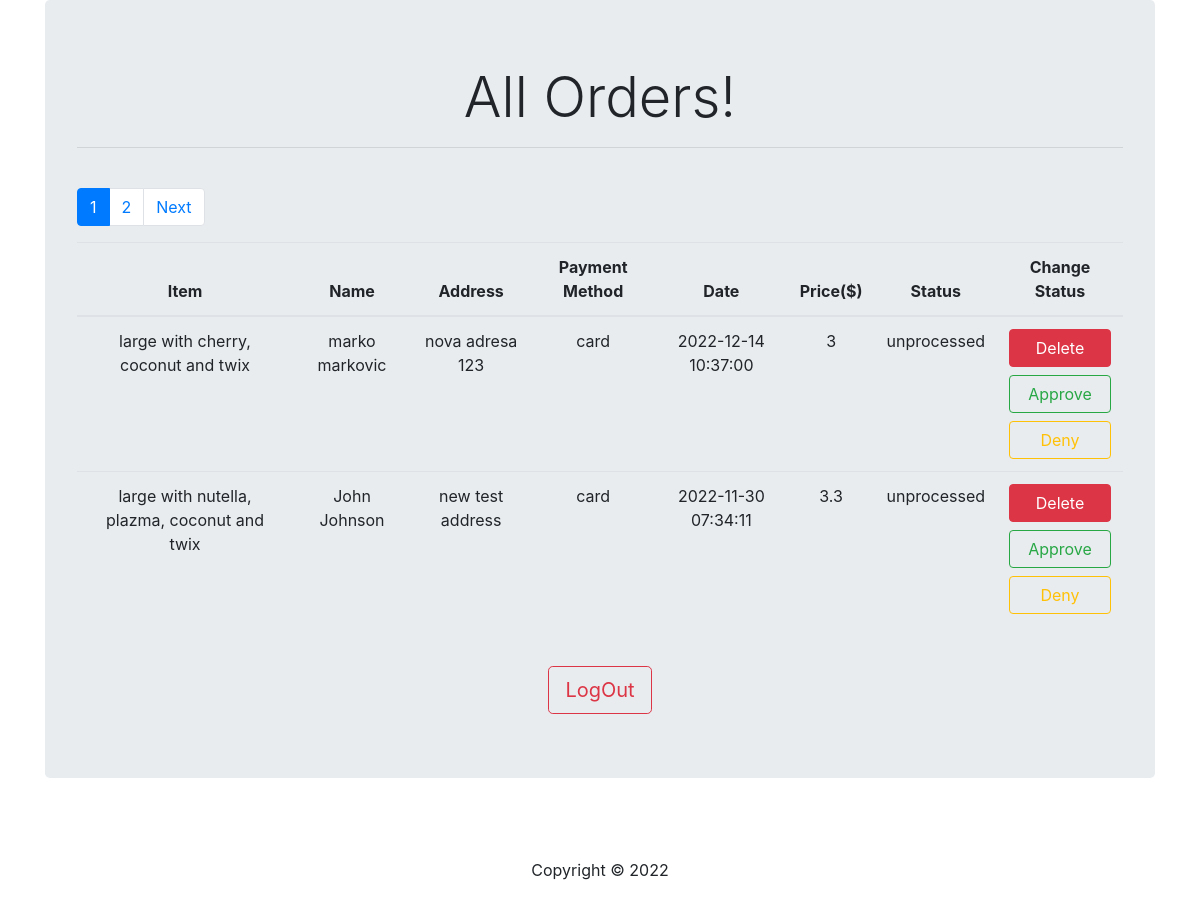
Screenshot of /orders_list.php (signed in) with the database file from the repository.
### tables this page shows
CREATE TABLE IF NOT EXISTS `orders` (
  `id` int(11) NOT NULL AUTO_INCREMENT,
  `idB` int(11) NOT NULL,
  `item` varchar(100) NOT NULL,
  `address` varchar(45) NOT NULL,
  `payment_method` varchar(45) NOT NULL,
  `price` float NOT NULL,
  `status` varchar(45) NOT NULL DEFAULT 'unprocessed',
  `date` timestamp NOT NULL DEFAULT CURRENT_TIMESTAMP,
  PRIMARY KEY (`id`),
  KEY `buyer` (`idB`)
);

### includes/database.php (called while the page is built, shortened)
<?php
class Database{
    public function __construct($host = DB_HOST, $user = DB_USER, $password = DB_PASS, $base = DB_NAME){
        try{
            $this->conn = new PDO("mysql:host=$host;dbname=$base",$user,$password);
        }catch (PDOException $ex){
            echo "Connection failed: " . $ex->getMessage();
        }
    }
}
?>

### includes/order.php (the view, shortened to what this page needs)
<?php
class Order {
    public $database;
    public function __construct($data_base){
        $this->database = $data_base;
    }
    public function get_all_orders(){
        $sql_query = "SELECT orders.id,orders.item,orders.address,orders.payment_method,orders.price,orders.status,orders.date,CONCAT(users.firstname,' ',users.lastname) AS name FROM orders INNER JOIN users ON orders.idb=users.idb ORDER BY date DESC ;";
        $stmt = $this->database->conn->prepare($sql_query);
        $stmt->execute();
        $row = $stmt->fetchAll();
        return $row;
    }
    public function get_all_with_pagination()
    {
        $total_entries = count($this->get_all_orders());
        $perPage = 2;
        if (isset($_GET['page'])) {
            $page = preg_replace('/[^0-9]/', '', $_GET['page']);
        } else {
            $page = 1;
        }
        if($total_entries!==0) {
            $lastPage = ceil($total_entries / $perPage);
            $middleNumbers = '';
            $sub1 = $page - 1;
            $add1 = $page + 1;
            if ($page == 1) {
                $middleNumbers .= '<li class="page-item active"><a class="page-link">' . $page . '</a></li>';
                $middleNumbers .= '<li class="page-item"><a class="page-link" href="' . $_SERVER['PHP_SELF'] . '?page=' . $add1 . '">' . $add1 . '</a></li>';
            } elseif ($page == $lastPage) {
                $middleNumbers .= '<li class="page-item"><a class="page-link" href="' . $_SERVER['PHP_SELF'] . '?page=' . $sub1 . '">' . $sub1 . '</a></li>';
                $middleNumbers .= '<li class="page-item active"><a class="page-link">' . $page . '</a></li>';
            }
            $outputPagination = '';
                $outputPagination .= $middleNumbers;
                if ($page != $lastPage) {
                    $next = $page + 1;
                    $outputPagination .= '<li class="page-item"><a class="page-link" href="' . $_SERVER['PHP_SELF'] . '?page=' . $next . '">Next</a></li>';
                }
            echo "<div class='text-center' style='clear: both'><ul class='pagination'>{$outputPagination}</ul></div>";
            $limit = 'LIMIT ' . ($page - 1) * $perPage . ',' . $perPage;
            try {
                $sql_query = "SELECT orders.id, orders.item,orders.address,orders.payment_method,orders.price,orders.status,orders.date,CONCAT(users.firstname,' ',users.lastname) AS name FROM orders INNER JOIN users ON orders.idb=users.idb ORDER BY date DESC {$limit}";
                $stmt = $this->database->conn->prepare($sql_query);
                $stmt->execute();
                if ($total_entries !== 0) {
                    while ($row = $stmt->fetch()) {
                        $table = <<<DELIMITER
                    <tr>
                        <td>{$row->item}</td>
                        <td>{$row->name}</td>
                        <td>{$row->address}</td>
                        <td>{$row->payment_method}</td>
                        <td>{$row->date}</td>
                        <td>{$row->price}</td>
                        <td>{$row->status}</td>
                        <td><a href="orders_list.php?delete_id={$row->id}"  class="btn btn-danger btn-block" name="register" onClick="return confirm('Are you sure you want to delete?')">Delete</a> <a href="orders_list.php?approve_id={$row->id}"  class="btn btn-outline-success btn-block" name="register" onClick="return confirm('Are you sure you want to approve?')">Approve</a> <a href="orders_list.php?deny_id={$row->id}"  class="btn btn-outline-warning btn-block" name="register" onClick="return confirm('Are you sure you want to deny?')">Deny</a></td>
                    </tr>
                    DELIMITER;
                        echo $table;
                    }
                }
            } catch (PDOException $e) {
                echo "Error: " . $e->getMessage();
            }
            }
    }
}
?>

### includes/header.php (shortened to what this page needs)
<!doctype html>
<html lang="en">
<head>
    <link rel="stylesheet" href="https://stackpath.bootstrapcdn.com/bootstrap/4.1.1/css/bootstrap.min.css"
>
    <link rel="stylesheet" type="text/css" href="css/style.css">
</head>
<body>

### orders_list.php (shortened to what this page needs)
<?php
require_once ('includes/header.php');
$orders = new Order($database);
?>
<div class="container">
    <div class="jumbotron text-center">
        <h1 class="display-4">All Orders!</h1>
        <hr>
        <br>
        <table class="table">
            <thead>
            <tr>
                <th>Item</th>
                <th>Name</th>
                <th>Address</th>
                <th>Payment Method</th>
                <th>Date</th>
                <th>Price($)</th>
                <th>Status</th>
                <th>Change Status</th>
            </tr>
            </thead>
            <tbody>
                    <tr>
                        <?php $orders->get_all_with_pagination(); ?>
                    </tr>
            </tbody>
        </table>
        <br>
        <a href="logout.php" class="btn btn-outline-danger btn-lg" onclick="return confirm('Are you sure you want to log out?');">LogOut</a>
    </div>
    <br>
</div>
<?php require_once ('includes/footer.php');?>

### includes/footer.php (shortened to what this page needs)
<footer id="main-footer" class="text-center p-4">
    <div class="container">
        <div class="row">
            <div class="col">
                <p>Copyright &copy;
                    <span id="year"></span></p>
            </div>
        </div>
    </div>
</footer>
</body>
</html>

### rows the page displays
orders: item "large with cherry, coconut and twix", name "marko markovic", address "nova adresa 123", payment_method "card", date "2022-12-14 10:37:00", price "3", status "unprocessed"
orders: item "large with nutella, plazma, coconut and twix", name "John Johnson", address "new test address", payment_method "card", date "2022-11-30 07:34:11", price "3.3", status "unprocessed"

### other values shown
$page "1"
$add1 "2"
